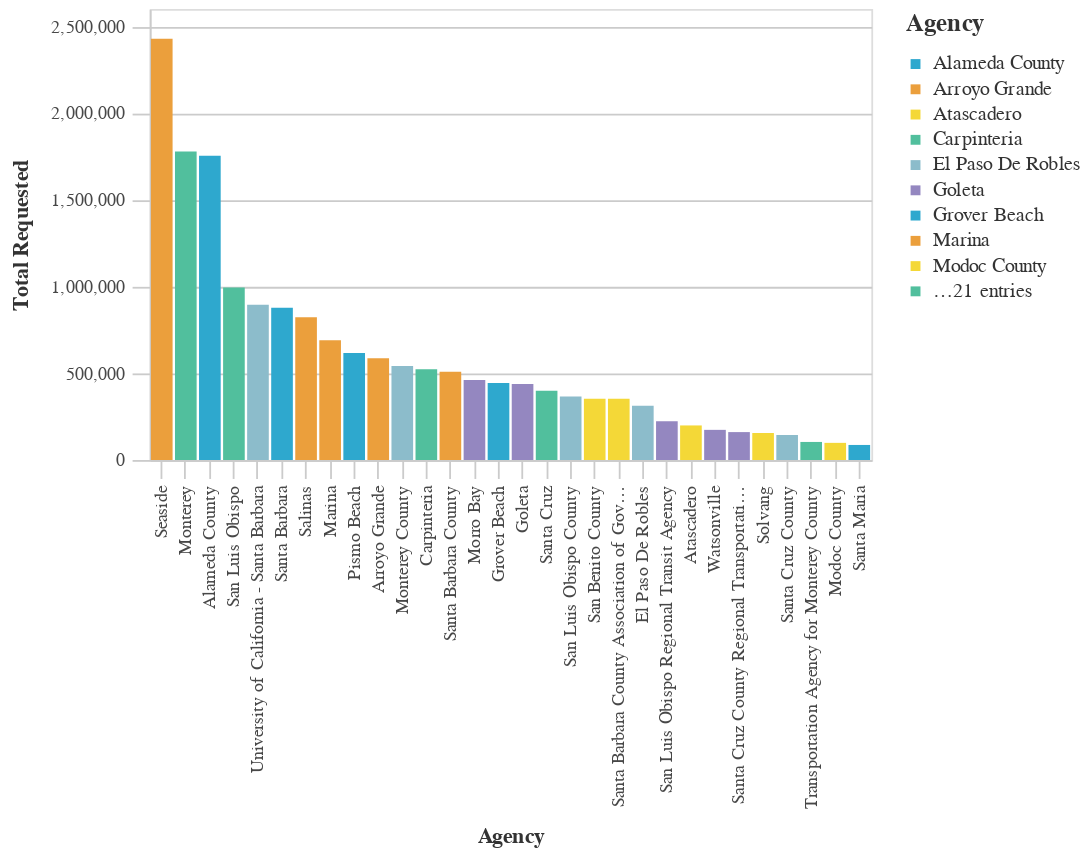

Notebook code cell kept with this figure:
### Markdown cell above
### Average Total Requested Funds by Agency ($2021)

### Code cell
#Bar chart Average Total Requested Funds by Agency
chart4=(_dla_utils.basic_bar_chart_no_save((((_dla_utils.calculate_data_all(df, 'adjusted_total_requested', 'primary_agency_name', aggfunc="mean"))
                          >>arrange(-_.adjusted_total_requested)).head(30)
                        ), 'primary_agency_name','adjusted_total_requested', 'primary_agency_name', district
                          
                       ))
    
display(chart4)

### Figure 1 — Vega-Lite specification as saved in the notebook (floating-point values rounded to 4 significant figures)
{"config": {"view": {"continuousWidth": 400, "continuousHeight": 300}, "axis": {"domainColor": "#cbcbcb", "grid": true, "gridColor": "#cbcbcb", "gridWidth": 1, "labelColor": "#474747", "labelFont": "Nunito Sans", "labelFontSize": 10, "labelPadding": 4, "tickColor": "#cbcbcb", "tickSize": 10, "titleColor": "#333", "titleFont": "Raleway", "titleFontSize": 12, "titlePadding": 10}, "axisBand": {"grid": false}, "background": "white", "font": "Raleway", "header": {"labelFont": "Nunito Sans", "titleFont": "Raleway"}, "legend": {"labelColor": "#333", "labelFont": "Nunito Sans", "labelFontSize": 11, "labelLimit": 0, "padding": 1, "symbolSize": 30, "symbolType": "square", "titleColor": "#333", "titleFont": "Raleway", "titleFontSize": 14, "titlePadding": 10}, "title": {"anchor": "middle", "font": "Raleway", "fontSize": 18, "fontWeight": 300, "offset": 20}}, "data": {"name": "data-f53bfa166243b497add7b5516cd5f2f4"}, "mark": "bar", "encoding": {"color": {"field": "primary_agency_name", "legend": {"symbolLimit": 10, "title": "Agency"}, "scale": {"range": ["#2EA8CE", "#EB9F3C", "#F4D837", "#51BF9D", "#8CBCCB", "#9487C0"]}, "type": "nominal"}, "tooltip": [{"field": "primary_agency_name", "type": "nominal"}, {"field": "adjusted_total_requested", "type": "quantitative"}], "x": {"field": "primary_agency_name", "sort": "-y", "title": "Agency", "type": "nominal"}, "y": {"field": "adjusted_total_requested", "title": "Total Requested", "type": "quantitative"}}, "height": 250, "width": 400, "$schema": "https://vega.github.io/schema/vega-lite/v4.17.0.json", "datasets": {"data-f53bfa166243b497add7b5516cd5f2f4": [{"primary_agency_name": "Seaside", "adjusted_total_requested": 2428000.0}, {"primary_agency_name": "Monterey", "adjusted_total_requested": 1778000.0}, {"primary_agency_name": "Alameda County", "adjusted_total_requested": 1755000.0}, {"primary_agency_name": "San Luis Obispo", "adjusted_total_requested": 994100.0}, {"primary_agency_name": "University of California - Santa Barbara", "adjusted_total_requested": 894700.0}, {"primary_agency_name": "Santa Barbara", "adjusted_total_requested": 878000.0}, {"primary_agency_name": "Salinas", "adjusted_total_requested": 823100.0}, {"primary_agency_name": "Marina", "adjusted_total_requested": 690400.0}, {"primary_agency_name": "Pismo Beach", "adjusted_total_requested": 616600.0}, {"primary_agency_name": "Arroyo Grande", "adjusted_total_requested": 587300.0}, {"primary_agency_name": "Monterey County", "adjusted_total_requested": 542500.0}, {"primary_agency_name": "Carpinteria", "adjusted_total_requested": 522600.0}, {"primary_agency_name": "Santa Barbara County", "adjusted_total_requested": 508800.0}, {"primary_agency_name": "Morro Bay", "adjusted_total_requested": 461300.0}, {"primary_agency_name": "Grover Beach", "adjusted_total_requested": 444600.0}, {"primary_agency_name": "Goleta", "adjusted_total_requested": 438400.0}, {"primary_agency_name": "Santa Cruz", "adjusted_total_requested": 399400.0}, {"primary_agency_name": "San Luis Obispo County", "adjusted_total_requested": 366100.0}, {"primary_agency_name": "San Benito County", "adjusted_total_requested": 353400.0}, {"primary_agency_name": "Santa Barbara County Association of Governments", "adjusted_total_requested": 353000.0}, {"primary_agency_name": "El Paso De Robles", "adjusted_total_requested": 312800.0}, {"primary_agency_name": "San Luis Obispo Regional Transit Agency", "adjusted_total_requested": 223500.0}, {"primary_agency_name": "Atascadero", "adjusted_total_requested": 199400.0}, {"primary_agency_name": "Watsonville", "adjusted_total_requested": 173900.0}, {"primary_agency_name": "Santa Cruz County Regional Transportation Commission", "adjusted_total_requested": 161000.0}, {"primary_agency_name": "Solvang", "adjusted_total_requested": 155600.0}, {"primary_agency_name": "Santa Cruz County", "adjusted_total_requested": 144200.0}, {"primary_agency_name": "Transportation Agency for Monterey County", "adjusted_total_requested": 104200.0}, {"primary_agency_name": "Modoc County", "adjusted_total_requested": 98940.0}, {"primary_agency_name": "Santa Maria", "adjusted_total_requested": 86840.0}]}}
